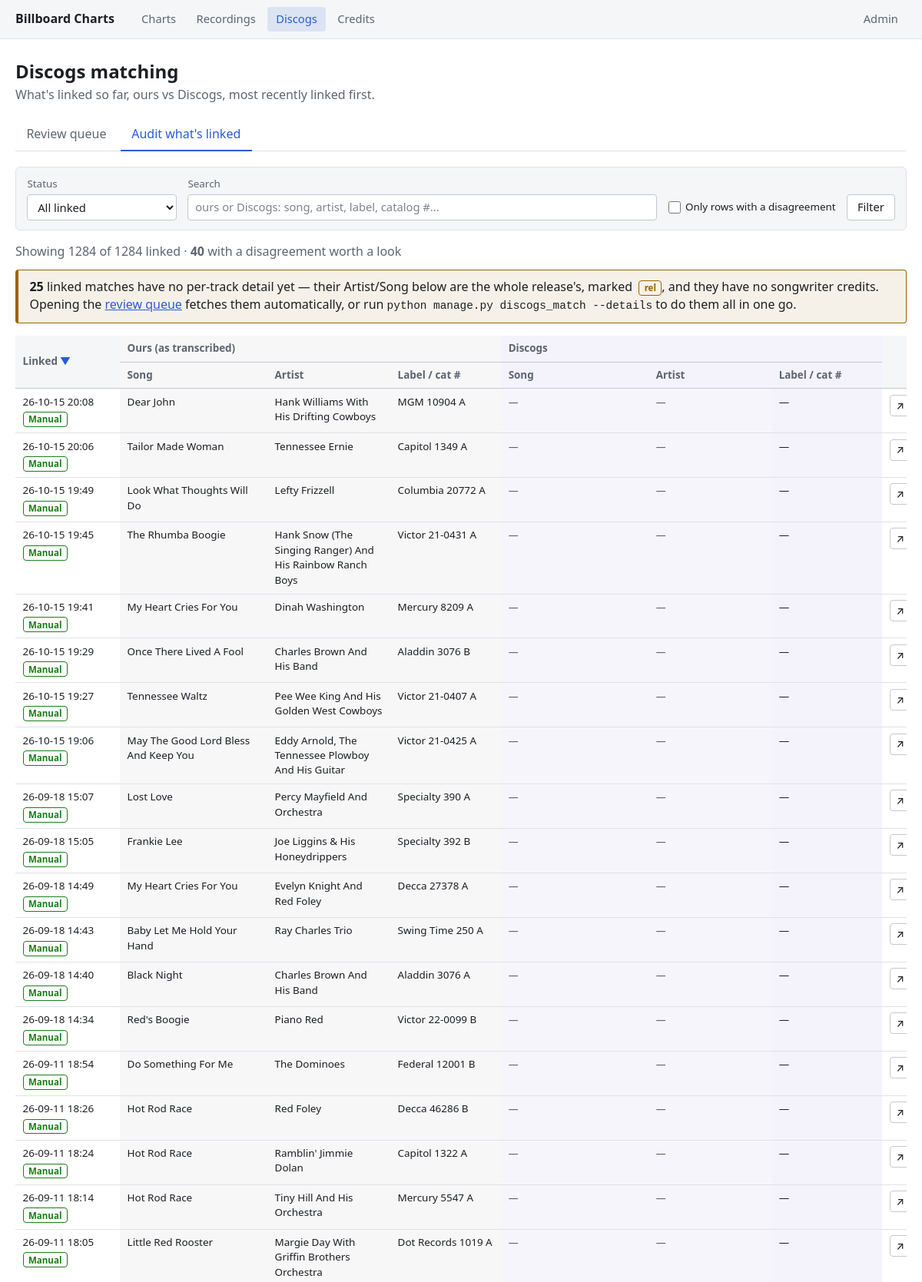
/discogs/audit/ (upper part), run on the app's committed database.
### charts/models.py (models this page shows, shortened)
class DiscogsReferenceMixin:
    @property
    def reference_type(self):
        if self.discogs_release_id:
            return "Release"
        if self.discogs_master_id:
            return "Master"
        return ""
    @property
    def reference_id(self):
        return self.discogs_release_id or self.discogs_master_id
    @property
    def discogs_url(self):
        if self.discogs_release_id:
            return f"https://www.discogs.com/release/{self.discogs_release_id}"
        if self.discogs_master_id:
            return f"https://www.discogs.com/master/{self.discogs_master_id}"
        return ""

class DiscogsMatch(DiscogsReferenceMixin, models.Model):
    UNMATCHED = "unmatched"    # never looked up
    SUGGESTED = "suggested"    # candidates fetched, waiting on a human to decide
    CONFIRMED = "confirmed"    # a human picked one of the suggested candidates
    MANUAL = "manual"          # a human typed/pasted a Discogs ID directly
    NO_MATCH = "no_match"      # searched, Discogs returned nothing plausible
    REJECTED = "rejected"      # a human looked at the candidates and said none of them are it
    STATUS_CHOICES = [
        (UNMATCHED, "Not looked up yet"),
        (SUGGESTED, "Suggested -- needs review"),
        (CONFIRMED, "Confirmed"),
        (MANUAL, "Manually entered"),
        (NO_MATCH, "No match found on Discogs"),
        (REJECTED, "Rejected -- none of the suggestions fit"),
    ]
    SETTLED_STATUSES = [CONFIRMED, MANUAL, NO_MATCH, REJECTED]
    EXACT = "exact"      # label AND catalog number both matched (normalized)
    STRONG = "strong"    # catalog number matched exactly, label didn't
    WEAK = "weak"        # only found via the title/artist fallback search
    CONFIDENCE_CHOICES = [(EXACT, "Exact"), (STRONG, "Strong"), (WEAK, "Weak")]
    recording = models.OneToOneField(Recording, on_delete=models.CASCADE, related_name="discogs")
    status = models.CharField(max_length=12, choices=STATUS_CHOICES, default=UNMATCHED)
    confidence = models.CharField(max_length=6, choices=CONFIDENCE_CHOICES, blank=True)
    discogs_release_id = models.PositiveIntegerField(null=True, blank=True)
    discogs_master_id = models.PositiveIntegerField(null=True, blank=True)
    matched_title = models.CharField(max_length=300, blank=True)
    matched_artist = models.CharField(max_length=300, blank=True)
    matched_track_title = models.CharField(max_length=300, blank=True)
    matched_track_artist = models.CharField(max_length=300, blank=True)
    matched_label = models.CharField(max_length=200, blank=True)
    matched_catalog_number = models.CharField(max_length=100, blank=True)
    matched_year = models.PositiveSmallIntegerField(null=True, blank=True)
    matched_country = models.CharField(max_length=100, blank=True)
    matched_format = models.CharField(max_length=200, blank=True)
    genres = models.JSONField(default=list, blank=True)
    styles = models.JSONField(default=list, blank=True)
    songwriters = models.CharField(max_length=500, blank=True)
    producers = models.CharField(max_length=500, blank=True)
    raw_data = models.JSONField(null=True, blank=True)
    note = models.CharField(max_length=500, blank=True)
    searched_at = models.DateTimeField(null=True, blank=True)   # last time candidates were fetched
    linked_at = models.DateTimeField(null=True, blank=True)
    updated_at = models.DateTimeField(auto_now=True)
    class Meta:
        verbose_name_plural = "Discogs matches"
        indexes = [models.Index(fields=["status"])]
    @classmethod
    def needs_detail_q(cls):
        return models.Q(
            status__in=[cls.CONFIRMED, cls.MANUAL],
            raw_data__isnull=True,
            discogs_release_id__isnull=False,
        )
    @property
    def has_track_detail(self):
        return bool(self.matched_track_title or self.matched_track_artist)
    @property
    def display_title(self):
        return self.matched_track_title or self.matched_title
    @property
    def display_artist(self):
        return self.matched_track_artist or self.matched_artist

class Recording(models.Model):
    label = models.ForeignKey(Label, on_delete=models.PROTECT, related_name="recordings")
    catalog_number = models.CharField(max_length=30)  # CharField: numbers like "20-2700" aren't integers
    side = models.CharField(max_length=4, blank=True)
    song = models.ForeignKey(Song, on_delete=models.PROTECT, related_name="recordings")
    credit_text = models.CharField(max_length=300)
    reissue_of = models.ForeignKey(
        "self", null=True, blank=True, on_delete=models.SET_NULL, related_name="reissues"
    )
    class Meta:
        constraints = [
            models.UniqueConstraint(
                fields=["label", "catalog_number", "side"], name="unique_label_catalog_side"
            )
        ]
    @property
    def catalog_display(self):
        parts = [self.label.name, self.catalog_number]
        if self.side:
            parts.append(self.side)
        return " ".join(parts)

class Song(models.Model):
    title = models.CharField(max_length=300)

class Label(models.Model):
    name = models.CharField(max_length=100, unique=True)

### charts/views.py (the view, shortened to what this page needs)
# urls.py: path("discogs/audit/", views.discogs_audit, name="discogs_audit"),
def discogs_audit(request):
    status = request.GET.get("status", "all")
    q = request.GET.get("q", "").strip()
    only_mismatches = request.GET.get("mismatches") == "1"
    sort = request.GET.get("sort", "linked")
    direction = request.GET.get("dir", "desc")
    if sort not in DISCOGS_AUDIT_SORTS:
        sort = "linked"
    matches = (
        DiscogsMatch.objects
        .filter(status__in=[DiscogsMatch.CONFIRMED, DiscogsMatch.MANUAL])
        .select_related("recording", "recording__song", "recording__label")
    )
    if status in (DiscogsMatch.CONFIRMED, DiscogsMatch.MANUAL):
        matches = matches.filter(status=status)
    order_field, _ = DISCOGS_AUDIT_SORTS[sort]
    if direction == "desc":
        order_field = "-" + order_field
    matches = matches.order_by(order_field, "recording__song__title")
    rows = []
    for match in matches:
        recording = match.recording
        catalog_ok = discogs_api.catalog_numbers_agree(
            recording.catalog_number, match.matched_catalog_number
        )
        label_ok = discogs_api.labels_agree(recording.label.name, match.matched_label)
        song_ok = discogs_api.loose_text_match(recording.song.title, match.display_title)
        artist_ok = discogs_api.loose_text_match(recording.credit_text, match.display_artist)
        flags = {
            "catalog": catalog_ok, "label": label_ok,
            "song": song_ok, "artist": artist_ok,
        }
        has_mismatch = not all(flags.values())
        if only_mismatches and not has_mismatch:
            continue
        rows.append({"match": match, "recording": recording, "flags": flags, "has_mismatch": has_mismatch})
    mismatch_count = sum(1 for r in rows if r["has_mismatch"])
    paginator = Paginator(rows, 50)
    page = paginator.get_page(request.GET.get("page"))
    columns = {}
    for key, (_, label) in DISCOGS_AUDIT_SORTS.items():
        is_active = key == sort
        next_dir = "desc" if (is_active and direction == "asc") else "asc"
        params = {
            "status": status if status != "all" else "", "q": q,
            "mismatches": "1" if only_mismatches else "",
            "sort": key, "dir": next_dir,
        }
        columns[key] = {
            "label": label,
            "href": "?" + urlencode({k: v for k, v in params.items() if v}),
            "is_active": is_active,
            "arrow": ("▲" if direction == "asc" else "▼") if is_active else "",
        }
    context = {
        "page": page,
        "columns": columns,
        "status": status,
        "q": q,
        "sort": sort,
        "dir": direction,
        "only_mismatches": only_mismatches,
        "total_linked": DiscogsMatch.objects.filter(
            status__in=[DiscogsMatch.CONFIRMED, DiscogsMatch.MANUAL]
        ).count(),
        "shown_count": len(rows),
        "mismatch_count": mismatch_count,
        "needs_detail_count": DiscogsMatch.objects.filter(DiscogsMatch.needs_detail_q()).count(),
        "base_querystring": urlencode({k: v for k, v in {
            "status": status if status != "all" else "", "q": q,
            "mismatches": "1" if only_mismatches else "",
            "sort": sort, "dir": direction,
        }.items() if v}),
    }
    return render(request, "charts/discogs_audit.html", context)

### charts/discogs.py (called while the page is built)
def normalize_catalog_number(value):
    return re.sub(r"[^A-Z0-9]", "", (value or "").upper())

def normalize_label(value):
    text = (value or "").lower()
    text = re.sub(r"\s*\(\d+\)", "", text)                  # "cadet (2)" -> "cadet"
    text = re.sub(r"[^a-z0-9 ]", "", text).strip()
    text = re.sub(r"\s+(records|recordings|record)$", "", text)
    return re.sub(r"\s+", "", text)

def catalog_numbers_agree(ours, theirs):
    a, b = normalize_catalog_number(ours), normalize_catalog_number(theirs)
    if not a or not b:
        return True   # nothing to compare against isn't a disagreement
    if a == b:
        return True
    digits_a = max(re.findall(r"\d+", a) or [""], key=len)
    digits_b = max(re.findall(r"\d+", b) or [""], key=len)
    if not digits_a or not digits_b:
        return False
    return int(digits_a) == int(digits_b)   # int() drops leading-zero padding

def labels_agree(ours, theirs):
    a, b = normalize_label(ours), normalize_label(theirs)
    if not a or not b:
        return True
    return a == b or a.endswith(b) or b.endswith(a) or a.startswith(b) or b.startswith(a)

def loose_text_match(ours, theirs, threshold=0.5):
    if not (ours or "").strip() or not (theirs or "").strip():
        return True  # nothing cached to compare against isn't a disagreement
    flat_a = re.sub(r"[^a-z0-9]", "", ours.lower())
    flat_b = re.sub(r"[^a-z0-9]", "", theirs.lower())
    if flat_a and flat_b and (flat_a in flat_b or flat_b in flat_a):
        return True
    words_a = set(re.findall(r"[a-z0-9]+", ours.lower()))
    words_b = set(re.findall(r"[a-z0-9]+", theirs.lower()))
    if not words_a or not words_b:
        return True
    shorter = words_a if len(words_a) <= len(words_b) else words_b
    return len(words_a & words_b) / len(shorter) >= threshold

### charts/templates/charts/discogs_audit.html (shortened to what this page needs)
{% extends "charts/base.html" %}
{% block content %}
    <div class="page-header">
        <div>
            <h1>Discogs matching</h1>
            <p class="subtitle">What's linked so far, ours vs Discogs, most recently linked first.</p>
        </div>
    </div>
    {% include "charts/_discogs_tabs.html" with active="audit" %}
    <form class="filter-bar" method="get" action="{% url 'charts:discogs_audit' %}">
        <label>
            Status
            <select name="status" onchange="this.form.submit()">
                <option value="all" {% if status == "all" %}selected{% endif %}>All linked</option>
            </select>
        </label>
        <label class="search-label">
            Search
            <input type="search" name="q" value="{{ q }}" placeholder="ours or Discogs: song, artist, label, catalog #...">
        </label>
        <label class="check">
            <input type="checkbox" name="mismatches" value="1" {% if only_mismatches %}checked{% endif %} onchange="this.form.submit()">
            Only rows with a disagreement
        </label>
        <button type="submit">Filter</button>
    </form>
    <p class="summary">
        Showing {{ shown_count }} of {{ total_linked }} linked
        &middot; <strong>{{ mismatch_count }}</strong> with a disagreement worth a look
    </p>
    {% if needs_detail_count %}
    <div class="alert alert-warning">
        <strong>{{ needs_detail_count }}</strong> linked
        match{{ needs_detail_count|pluralize:"es" }} {{ needs_detail_count|pluralize:"has,have" }}
        no per-track detail yet &mdash; their Artist/Song below are the whole release's,
        marked <span class="release-level-tag">rel</span>, and they have no songwriter credits.
        Opening the <a href="{% url 'charts:discogs_queue' %}">review queue</a> fetches them automatically,
        or run <code>python manage.py discogs_match --details</code> to do them all in one go.
    </div>
    {% endif %}
    <div class="table-wrap">
    <table class="audit-table dense-table">
        <colgroup>
            <col style="width: 8.5rem;">
            <col style="width: 12rem;"><col style="width: 10rem;"><col style="width: 9rem;">
            <col style="width: 12rem;"><col style="width: 10rem;"><col style="width: 9rem;">
            <col style="width: 6.25rem;">
        </colgroup>
        <thead>
            <tr>
                <th rowspan="2"><a class="sort-link" href="{{ columns.linked.href }}">Linked<span class="sort-arrow">{{ columns.linked.arrow }}</span></a></th>
                <th colspan="3" class="side-ours">Ours (as transcribed)</th>
                <th colspan="3" class="side-theirs">Discogs</th>
                <th rowspan="2"></th>
            </tr>
            <tr>
                <th class="side-ours"><a class="sort-link" href="{{ columns.song.href }}">Song</a></th>
                <th class="side-ours"><a class="sort-link" href="{{ columns.artist.href }}">Artist</a></th>
                <th class="side-ours"><a class="sort-link" href="{{ columns.catalog.href }}">Label / cat #</a></th>
                <th class="side-theirs">Song</th>
                <th class="side-theirs">Artist</th>
                <th class="side-theirs">Label / cat #</th>
            </tr>
        </thead>
        <tbody>
            {% for row in page %}
            <tr class="{% if row.has_mismatch %}has-mismatch{% endif %}">
                <td class="linked-at">
                    {{ row.match.linked_at|date:"y-m-d H:i" }}<br>
                    <span class="status-badge status-{{ row.match.status }}">{% if row.match.status == "manual" %}Manual{% else %}{{ row.match.get_status_display }}{% endif %}</span>
                </td>
                <td class="wrap side-ours">{{ row.recording.song.title }}</td>
                <td class="wrap side-ours">{{ row.recording.credit_text }}</td>
                <td class="wrap side-ours">{{ row.recording.catalog_display }}</td>
                <td class="wrap side-theirs {% if not row.flags.song %}mismatch{% endif %} {% if not row.match.has_track_detail %}release-level{% endif %}">
                    {{ row.match.display_title|default:"—" }}
                </td>
                <td class="wrap side-theirs {% if not row.flags.artist %}mismatch{% endif %} {% if not row.match.has_track_detail %}release-level{% endif %}">
                    {{ row.match.display_artist|default:"—" }}
                </td>
                <td class="wrap side-theirs {% if not row.flags.label or not row.flags.catalog %}mismatch{% endif %}">
                    {{ row.match.matched_label|default:"—" }} {{ row.match.matched_catalog_number }}
                </td>
                <td class="audit-actions">
                    <a class="btn btn-sm btn-icon" href="{{ row.match.discogs_url }}" target="_blank" rel="noopener"
                       title="Open {{ row.match.reference_type }} {{ row.match.reference_id }} on discogs.com" aria-label="Open on Discogs">&nearr;</a>
                </td>
            </tr>
            {% empty %}
            <tr><td colspan="8" class="empty-row">Nothing linked matches these filters.</td></tr>
            {% endfor %}
        </tbody>
    </table>
    </div>
{% endblock %}

### data on the page
DiscogsMatch: match.linked_at "26-10-15 20:08", status "Manual", recording.song "Dear John", recording.credit_text "Hank Williams With His Drifting Cowboys", recording.catalog_display "MGM 10904 A", match.display_title "—", match.display_artist "—", match.matched_label "—"
DiscogsMatch: match.linked_at "26-10-15 20:06", status "Manual", recording.song "Tailor Made Woman", recording.credit_text "Tennessee Ernie", recording.catalog_display "Capitol 1349 A", match.display_title "—", match.display_artist "—", match.matched_label "—"
DiscogsMatch: match.linked_at "26-10-15 19:49", status "Manual", recording.song "Look What Thoughts Will Do", recording.credit_text "Lefty Frizzell", recording.catalog_display "Columbia 20772 A", match.display_title "—", match.display_artist "—", match.matched_label "—"
DiscogsMatch: match.linked_at "26-10-15 19:45", status "Manual", recording.song "The Rhumba Boogie", recording.credit_text "Hank Snow (The Singing Ranger) And His Rainbow Ranch Boys", recording.catalog_display "Victor 21-0431 A", match.display_title "—", match.display_artist "—", match.matched_label "—"
DiscogsMatch: match.linked_at "26-10-15 19:41", status "Manual", recording.song "My Heart Cries For You", recording.credit_text "Dinah Washington", recording.catalog_display "Mercury 8209 A", match.display_title "—", match.display_artist "—", match.matched_label "—"
DiscogsMatch: match.linked_at "26-10-15 19:29", status "Manual", recording.song "Once There Lived A Fool", recording.credit_text "Charles Brown And His Band", recording.catalog_display "Aladdin 3076 B", match.display_title "—", match.display_artist "—", match.matched_label "—"
DiscogsMatch: match.linked_at "26-10-15 19:27", status "Manual", recording.song "Tennessee Waltz", recording.credit_text "Pee Wee King And His Golden West Cowboys", recording.catalog_display "Victor 21-0407 A", match.display_title "—", match.display_artist "—", match.matched_label "—"
DiscogsMatch: match.linked_at "26-10-15 19:06", status "Manual", recording.song "May The Good Lord Bless And Keep You", recording.credit_text "Eddy Arnold, The Tennessee Plowboy And His Guitar", recording.catalog_display "Victor 21-0425 A", match.display_title "—", match.display_artist "—", match.matched_label "—"
DiscogsMatch: match.linked_at "26-09-18 15:07", status "Manual", recording.song "Lost Love", recording.credit_text "Percy Mayfield And Orchestra", recording.catalog_display "Specialty 390 A", match.display_title "—", match.display_artist "—", match.matched_label "—"
DiscogsMatch: match.linked_at "26-09-18 15:05", status "Manual", recording.song "Frankie Lee", recording.credit_text "Joe Liggins & His Honeydrippers", recording.catalog_display "Specialty 392 B", match.display_title "—", match.display_artist "—", match.matched_label "—"
DiscogsMatch: match.linked_at "26-09-18 14:49", status "Manual", recording.song "My Heart Cries For You", recording.credit_text "Evelyn Knight And Red Foley", recording.catalog_display "Decca 27378 A", match.display_title "—", match.display_artist "—", match.matched_label "—"
DiscogsMatch: match.linked_at "26-09-18 14:43", status "Manual", recording.song "Baby Let Me Hold Your Hand", recording.credit_text "Ray Charles Trio", recording.catalog_display "Swing Time 250 A", match.display_title "—", match.display_artist "—", match.matched_label "—"
DiscogsMatch: match.linked_at "26-09-18 14:40", status "Manual", recording.song "Black Night", recording.credit_text "Charles Brown And His Band", recording.catalog_display "Aladdin 3076 A", match.display_title "—", match.display_artist "—", match.matched_label "—"
DiscogsMatch: match.linked_at "26-09-18 14:34", status "Manual", recording.song "Red's Boogie", recording.credit_text "Piano Red", recording.catalog_display "Victor 22-0099 B", match.display_title "—", match.display_artist "—", match.matched_label "—"
DiscogsMatch: match.linked_at "26-09-11 18:54", status "Manual", recording.song "Do Something For Me", recording.credit_text "The Dominoes", recording.catalog_display "Federal 12001 B", match.display_title "—", match.display_artist "—", match.matched_label "—"
DiscogsMatch: match.linked_at "26-09-11 18:26", status "Manual", recording.song "Hot Rod Race", recording.credit_text "Red Foley", recording.catalog_display "Decca 46286 B", match.display_title "—", match.display_artist "—", match.matched_label "—"
DiscogsMatch: match.linked_at "26-09-11 18:24", status "Manual", recording.song "Hot Rod Race", recording.credit_text "Ramblin' Jimmie Dolan", recording.catalog_display "Capitol 1322 A", match.display_title "—", match.display_artist "—", match.matched_label "—"
DiscogsMatch: match.linked_at "26-09-11 18:14", status "Manual", recording.song "Hot Rod Race", recording.credit_text "Tiny Hill And His Orchestra", recording.catalog_display "Mercury 5547 A", match.display_title "—", match.display_artist "—", match.matched_label "—"
DiscogsMatch: match.linked_at "26-09-11 18:05", status "Manual", recording.song "Little Red Rooster", recording.credit_text "Margie Day With Griffin Brothers Orchestra", recording.catalog_display "Dot Records 1019 A", match.display_title "—", match.display_artist "—", match.matched_label "—"

### other printed values
{{ shown_count }} "1284"
{{ total_linked }} "1284"
{{ mismatch_count }} "40"
{{ needs_detail_count }} "25"
{{ columns.linked.arrow }} "▼"
